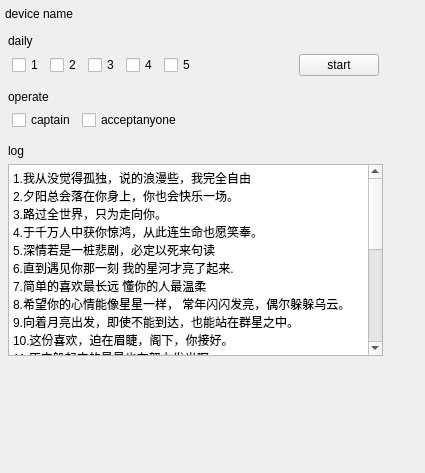
<?xml version="1.0" encoding="UTF-8"?>
<ui version="4.0">
 <class>Form</class>
 <widget class="QWidget" name="Form">
  <property name="geometry">
   <rect>
    <x>0</x>
    <y>0</y>
    <width>425</width>
    <height>473</height>
   </rect>
  </property>
  <property name="windowTitle">
   <string>Form</string>
  </property>
  <widget class="QWidget" name="verticalLayoutWidget">
   <property name="geometry">
    <rect>
     <x>0</x>
     <y>0</y>
     <width>391</width>
     <height>471</height>
    </rect>
   </property>
   <layout class="QVBoxLayout" name="tabContainer_v">
    <property name="leftMargin">
     <number>4</number>
    </property>
    <property name="topMargin">
     <number>4</number>
    </property>
    <property name="rightMargin">
     <number>4</number>
    </property>
    <property name="bottomMargin">
     <number>4</number>
    </property>
    <item>
     <layout class="QHBoxLayout" name="deviceContainer">
      <property name="sizeConstraint">
       <enum>QLayout::SetMinimumSize</enum>
      </property>
      <item>
       <widget class="QLabel" name="deviceLabel">
        <property name="text">
         <string>device name</string>
        </property>
        <property name="scaledContents">
         <bool>true</bool>
        </property>
        <property name="indent">
         <number>1</number>
        </property>
        <property name="openExternalLinks">
         <bool>false</bool>
        </property>
       </widget>
      </item>
      <item>
       <widget class="QLabel" name="stateLabel">
        <property name="text">
         <string/>
        </property>
        <property name="pixmap">
         <pixmap>C:/Users/raosong/Downloads/led_green.png</pixmap>
        </property>
       </widget>
      </item>
      <item>
       <spacer name="horizontalSpacer">
        <property name="orientation">
         <enum>Qt::Horizontal</enum>
        </property>
        <property name="sizeHint" stdset="0">
         <size>
          <width>40</width>
          <height>20</height>
         </size>
        </property>
       </spacer>
      </item>
     </layout>
    </item>
    <item>
     <layout class="QVBoxLayout" name="dailyContainer">
      <property name="leftMargin">
       <number>4</number>
      </property>
      <property name="topMargin">
       <number>4</number>
      </property>
      <property name="rightMargin">
       <number>4</number>
      </property>
      <property name="bottomMargin">
       <number>4</number>
      </property>
      <item>
       <widget class="QLabel" name="label_3">
        <property name="maximumSize">
         <size>
          <width>16777215</width>
          <height>15</height>
         </size>
        </property>
        <property name="text">
         <string>daily</string>
        </property>
       </widget>
      </item>
      <item>
       <layout class="QHBoxLayout" name="horizontalLayout_3">
        <property name="leftMargin">
         <number>4</number>
        </property>
        <property name="rightMargin">
         <number>4</number>
        </property>
        <item>
         <widget class="QCheckBox" name="shimenCheckbox">
          <property name="text">
           <string>1</string>
          </property>
         </widget>
        </item>
        <item>
         <widget class="QCheckBox" name="baotuCheckBox">
          <property name="text">
           <string>2</string>
          </property>
         </widget>
        </item>
        <item>
         <widget class="QCheckBox" name="mijingCheckBox">
          <property name="text">
           <string>3</string>
          </property>
         </widget>
        </item>
        <item>
         <widget class="QCheckBox" name="yunbiaoCheckBox">
          <property name="text">
           <string>4</string>
          </property>
         </widget>
        </item>
        <item>
         <widget class="QCheckBox" name="fubencheckBox">
          <property name="text">
           <string>5</string>
          </property>
         </widget>
        </item>
        <item>
         <spacer name="horizontalSpacer_2">
          <property name="orientation">
           <enum>Qt::Horizontal</enum>
          </property>
          <property name="sizeHint" stdset="0">
           <size>
            <width>40</width>
            <height>20</height>
           </size>
          </property>
         </spacer>
        </item>
        <item>
         <widget class="QPushButton" name="startBtn">
          <property name="text">
           <string>start</string>
          </property>
         </widget>
        </item>
       </layout>
      </item>
     </layout>
    </item>
    <item>
     <layout class="QVBoxLayout" name="dailyContainer_2">
      <property name="leftMargin">
       <number>4</number>
      </property>
      <property name="topMargin">
       <number>4</number>
      </property>
      <property name="rightMargin">
       <number>4</number>
      </property>
      <property name="bottomMargin">
       <number>4</number>
      </property>
      <item>
       <widget class="QLabel" name="label_5">
        <property name="maximumSize">
         <size>
          <width>16777215</width>
          <height>15</height>
         </size>
        </property>
        <property name="text">
         <string>operate</string>
        </property>
       </widget>
      </item>
      <item>
       <layout class="QHBoxLayout" name="horizontalLayout_4">
        <property name="leftMargin">
         <number>4</number>
        </property>
        <property name="rightMargin">
         <number>4</number>
        </property>
        <item>
         <widget class="QCheckBox" name="duizhangcheckbox">
          <property name="text">
           <string>captain</string>
          </property>
         </widget>
        </item>
        <item>
         <widget class="QCheckBox" name="jieshouzuduicheckBox">
          <property name="text">
           <string>acceptanyone</string>
          </property>
         </widget>
        </item>
        <item>
         <spacer name="horizontalSpacer_3">
          <property name="orientation">
           <enum>Qt::Horizontal</enum>
          </property>
          <property name="sizeHint" stdset="0">
           <size>
            <width>40</width>
            <height>20</height>
           </size>
          </property>
         </spacer>
        </item>
       </layout>
      </item>
     </layout>
    </item>
    <item>
     <layout class="QVBoxLayout" name="logcontainer">
      <property name="leftMargin">
       <number>4</number>
      </property>
      <property name="topMargin">
       <number>4</number>
      </property>
      <property name="rightMargin">
       <number>4</number>
      </property>
      <property name="bottomMargin">
       <number>4</number>
      </property>
      <item>
       <widget class="QLabel" name="label_4">
        <property name="text">
         <string>log</string>
        </property>
       </widget>
      </item>
      <item>
       <widget class="QPlainTextEdit" name="plainTextEdit">
        <property name="plainText">
         <string>1.我从没觉得孤独，说的浪漫些，我完全自由
2.夕阳总会落在你身上，你也会快乐一场。
3.路过全世界，只为走向你。
4.于千万人中获你惊鸿，从此连生命也愿笑奉。
5.深情若是一桩悲剧，必定以死来句读
6.直到遇见你那一刻 我的星河才亮了起来.
7.简单的喜欢最长远 懂你的人最温柔
8.希望你的心情能像星星一样， 常年闪闪发亮，偶尔躲躲乌云。
9.向着月亮出发，即使不能到达，也能站在群星之中。
10.这份喜欢，迫在眉睫，阁下，你接好。
11.原来躲起来的星星也在努力发光啊。
12.也许，大海给贝壳下的定义是珍珠，也许时间给煤炭下的定义是钻石。
13.我们各自努力，最高处见。
14.猫咪在落叶里打滚儿，晚霞铺满天空，风把思念吹向你，我贪恋的人间不过是你而已。
15.你眼中的春和秋，胜过我见过的，爱过的一切山川与河流。
16.私心是希望你能陪我久一点.
17.我摘的果子，已酿成酒，只等你来添香解愁。
18.想用每日的温柔和月亮 换取一束光 最后将它化作星河 万倾赠与你.
19.风止于秋水，我止于你。
20.我想要的很简单：兜里有糖，肚里有墨，手里有活，卡里有钱，未来有你。</string>
        </property>
       </widget>
      </item>
     </layout>
    </item>
    <item>
     <spacer name="verticalSpacer">
      <property name="orientation">
       <enum>Qt::Vertical</enum>
      </property>
      <property name="sizeHint" stdset="0">
       <size>
        <width>20</width>
        <height>40</height>
       </size>
      </property>
     </spacer>
    </item>
   </layout>
  </widget>
 </widget>
 <resources/>
 <connections/>
</ui>
